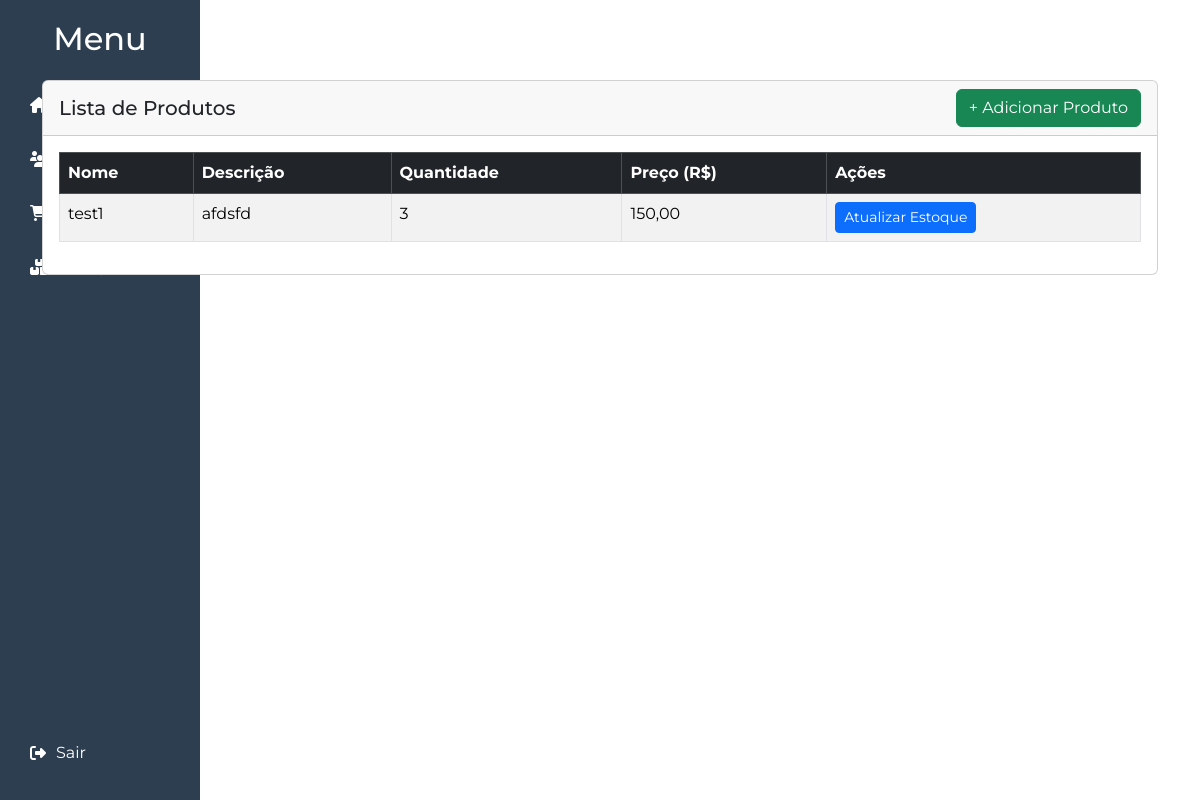
The page /estoque.php (signed in) on the database as committed earlier.
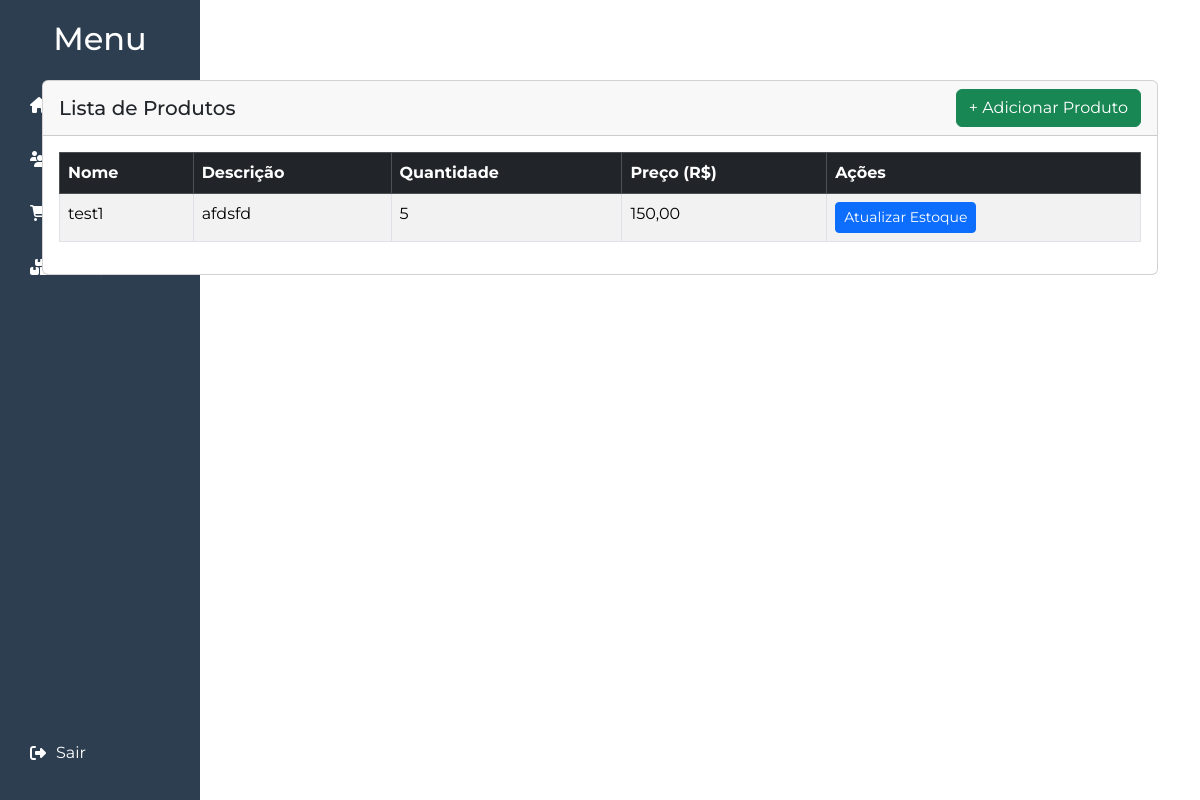
The same page on the database as committed later.
### tables this page shows
CREATE TABLE `produtos` (
  `id` int(11) NOT NULL,
  `nome` varchar(100) NOT NULL,
  `descricao` text DEFAULT NULL,
  `quantidade` int(11) NOT NULL DEFAULT 0,
  `preco` decimal(10,2) NOT NULL
);

### src/Produto.php (called while the page is built, shortened)
<?php
class Produto {
    private $conn;
    private $table_name = "produtos";
    public function __construct($db){
        $this->conn = $db;
    }
    public function listar(){
        $query = "SELECT * FROM " . $this->table_name . " ORDER BY nome";
        $stmt = $this->conn->prepare($query);
        $stmt->execute();
        return $stmt;
    }
}

### public/estoque.php (the view, shortened to what this page needs)
<?php
require_once "../src/Produto.php";
$db = (new Database())->getConnection();
$produto = new Produto($db);
$stmt = $produto->listar();
?>
<!DOCTYPE html>
<html lang="pt-BR">
<head>
    <link href="https://cdn.jsdelivr.net/npm/bootstrap@5.3.2/dist/css/bootstrap.min.css" rel="stylesheet">
    <link rel="stylesheet" href="https://cdnjs.cloudflare.com/ajax/libs/font-awesome/6.5.0/css/all.min.css"> <link rel="stylesheet" href="style.css">
    <link href="../assets/css/style.css" rel="stylesheet">
</head>
<body class="estoque-page">
<div class="sidebar-dashboard">
    <h2>Menu</h2>
    <a href="dashboard.php"><i class="fas fa-home"></i> Início</a>
    <a href="clientes.php"><i class="fas fa-users"></i> Clientes</a>
    <a href="vendas.php"><i class="fas fa-shopping-cart"></i> Venda</a>
    <a href="estoque.php"><i class="fas fa-boxes"></i> Estoque</a>
    <div class="sidebar-logout">
    <a href="logout.php" class="btn-logout-dashboard"><i class="fas fa-sign-out-alt"></i> Sair</a>
    </div>
</div>
<div class="container" style="margin-top: 80px;">
    <div class="card">
        <div class="card-header d-flex justify-content-between align-items-center">
            <h5 class="mb-0">Lista de Produtos</h5>
            <a href="add_product.php" class="btn btn-success">+ Adicionar Produto</a>
        </div>
        <div class="card-body">
            <table class="table table-bordered table-hover table-striped">
                <thead class="table-dark">
                    <tr>
                        <th>Nome</th>
                        <th>Descrição</th>
                        <th>Quantidade</th>
                        <th>Preço (R$)</th>
                        <th>Ações</th>
                    </tr>
                </thead>
                <tbody>
                    <?php while($row = $stmt->fetch(PDO::FETCH_ASSOC)): ?>
                        <tr>
                            <td><?= htmlspecialchars($row['nome']) ?></td>
                            <td><?= htmlspecialchars($row['descricao']) ?></td>
                            <td><?= $row['quantidade'] ?></td>
                            <td><?= number_format($row['preco'], 2, ',', '.') ?></td>
                            <td>
                                <a href="update_stock.php?id=<?= $row['id'] ?>" class="btn btn-sm btn-primary">Atualizar Estoque</a>
                            </td>
                        </tr>
                    <?php endwhile; ?>
                </tbody>
            </table>
        </div>
    </div>
</div>
</body>
</html>

Rows that differ between the two databases and show on the page:
changed produtos "test1": quantidade "3" → "5"
